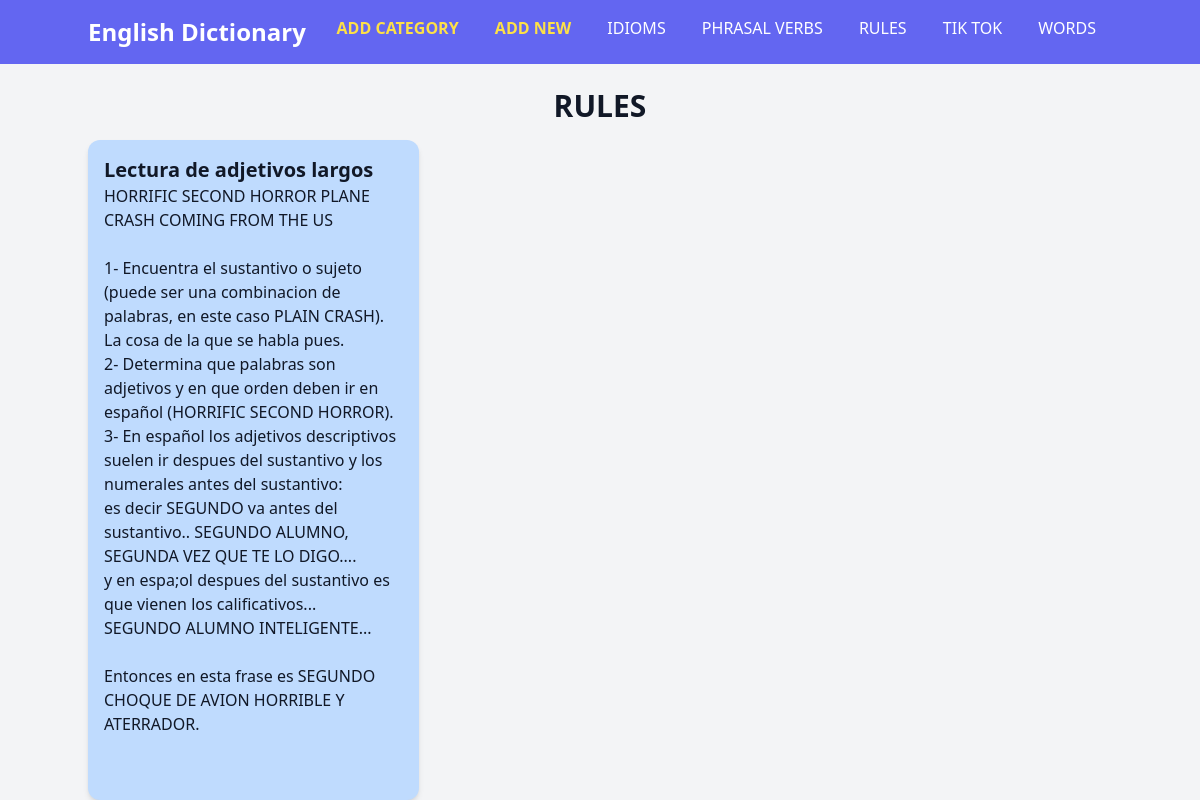
Screenshot of /index.php?category=RULES with the database file from the repository.
### tables this page shows
CREATE TABLE `categories` (
  `id` int(11) NOT NULL,
  `name` varchar(50) NOT NULL
);

CREATE TABLE `entries` (
  `id` int(11) NOT NULL,
  `title` varchar(255) NOT NULL,
  `content` text NOT NULL,
  `category_id` int(11) NOT NULL,
  `created_at` timestamp NOT NULL DEFAULT current_timestamp()
);

### index.php (the view, shortened to what this page needs)
<?php
include 'config.php';
$stmt = $pdo->query("SELECT * FROM categories");
$categories = $stmt->fetchAll(PDO::FETCH_ASSOC);
$selected_category = isset($_GET['category']) ? $_GET['category'] : 'WORDS';
$entries = [];
if ($selected_category) {
    $stmt = $pdo->prepare("SELECT * FROM entries WHERE category_id = (SELECT id FROM categories WHERE name = ?)");
    $stmt->execute([$selected_category]);
    $entries = $stmt->fetchAll(PDO::FETCH_ASSOC);
}
?>
<!DOCTYPE html>
<html lang="en">
<head>
    <script src="https://cdn.tailwindcss.com"></script>
</head>
<body class="bg-gray-100 text-gray-900">
    <nav class="bg-indigo-500 text-white p-4">
        <div class="container mx-auto flex justify-between">
            <h1 class="text-2xl font-bold"><a href="index.php">English Dictionary</a></h1>
            <div>
                <a href="add_category.php" class="px-4 text-yellow-300 font-bold">ADD CATEGORY</a>
                <a href="add.php" class="px-4 text-yellow-300 font-bold">ADD NEW</a>
                <?php foreach ($categories as $category): ?>
                    <a href="index.php?category=<?= urlencode($category['name']) ?>" class="px-4"><?= htmlspecialchars($category['name']) ?></a>
                <?php endforeach; ?>
            </div>
        </div>
    </nav>
    <div class="container mx-auto mt-6">
        <?php if ($selected_category && !empty($entries)): ?>
            <h2 class="text-3xl text-center font-bold mb-4"><?= $selected_category ? htmlspecialchars($selected_category) : 'Please select a category' ?></h2>
            <div class="flex justify-center bg-gray-100">
                <div class="grid grid-cols-1 md:grid-cols-2 lg:grid-cols-3 gap-4">
                    <?php foreach ($entries as $entry): ?>
                        <div class="bg-blue-200 p-4 rounded-xl shadow-md">
                            <h3 class="text-xl font-bold"><?php echo $entry['title']; ?></h3>
                            <p class="text-gray-700 italic"><?php echo $entry['content']; ?></p>
                        </div>
                    <?php endforeach; ?>
                </div>
            </div>
        <?php elseif ($selected_category): ?>
            <p class="mt-4 text-gray-500">No entries found in this category.</p>
        <?php else: ?>
        <?php endif; ?>
    </div>
</body>
</html>

### rows the page displays
categories: name "IDIOMS"
categories: name "PHRASAL VERBS"
categories: name "RULES"
categories: name "TIK TOK"
categories: name "WORDS"
entries: title "Lectura de adjetivos largos", content "HORRIFIC SECOND HORROR PLANE CRASH COMING FROM THE US 1- Encuentra el sustantivo o sujeto (puede ser una combinacion de palabras, en este caso PLAIN CRASH). La cosa de la que se habla pues. 2- Determina que palabras son adjetivos y en que orden deben ir en español (HORRIFIC SECOND HORROR). 3- En español los adjetivos descriptivos suelen ir despues del sustantivo y los numerales antes del sustantivo: es decir SEGUNDO va antes del sustantivo.. SEGUNDO ALUMNO, SEGUNDA VEZ QUE TE LO DIGO.... y en espa;ol despues del sustantivo es que vienen los calificativos... SEGUNDO ALUMNO INTELIGENTE... Entonces en esta frase es SEGUNDO CHOQUE DE AVION HORRIBLE Y ATERRADOR."

### other values shown
$selected_category "RULES"
